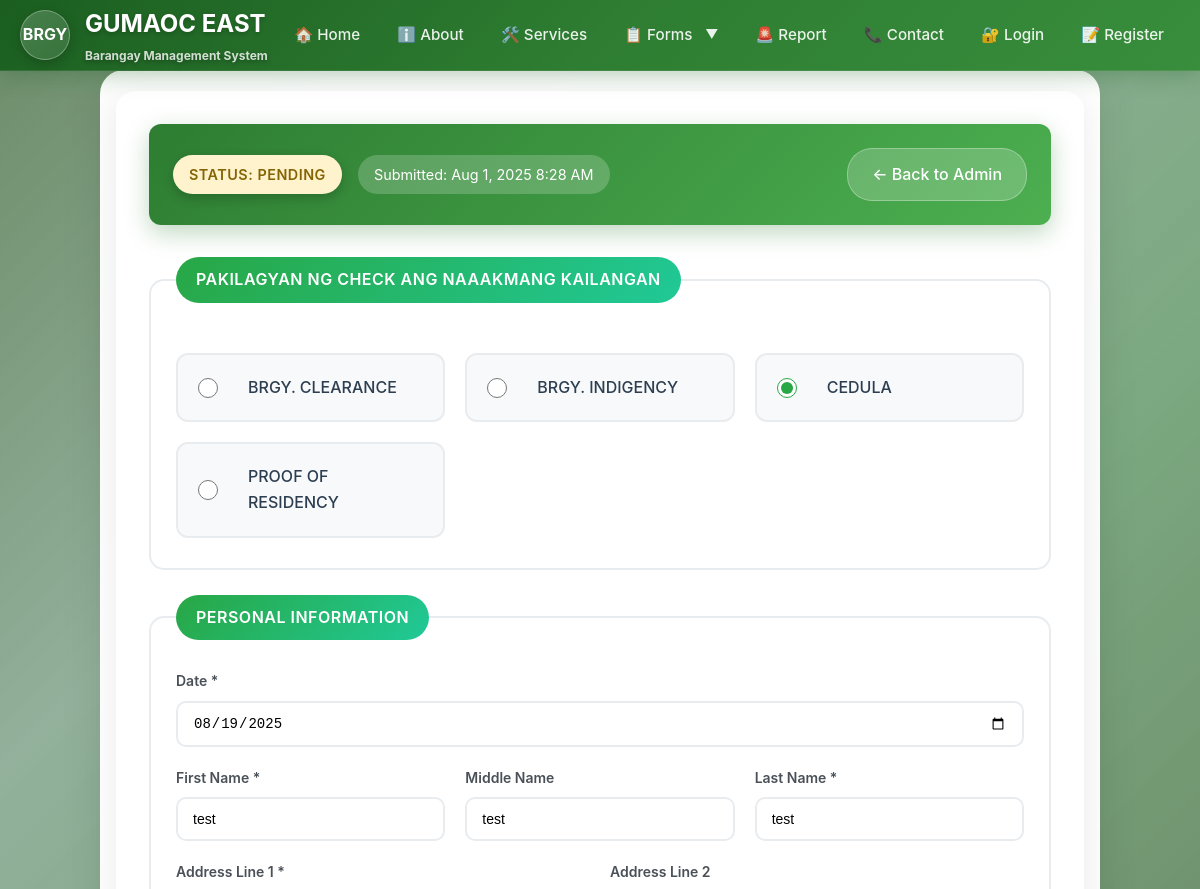
Before: /pages/certificate-request.php?admin_view=2 (upper part) with the older database file.
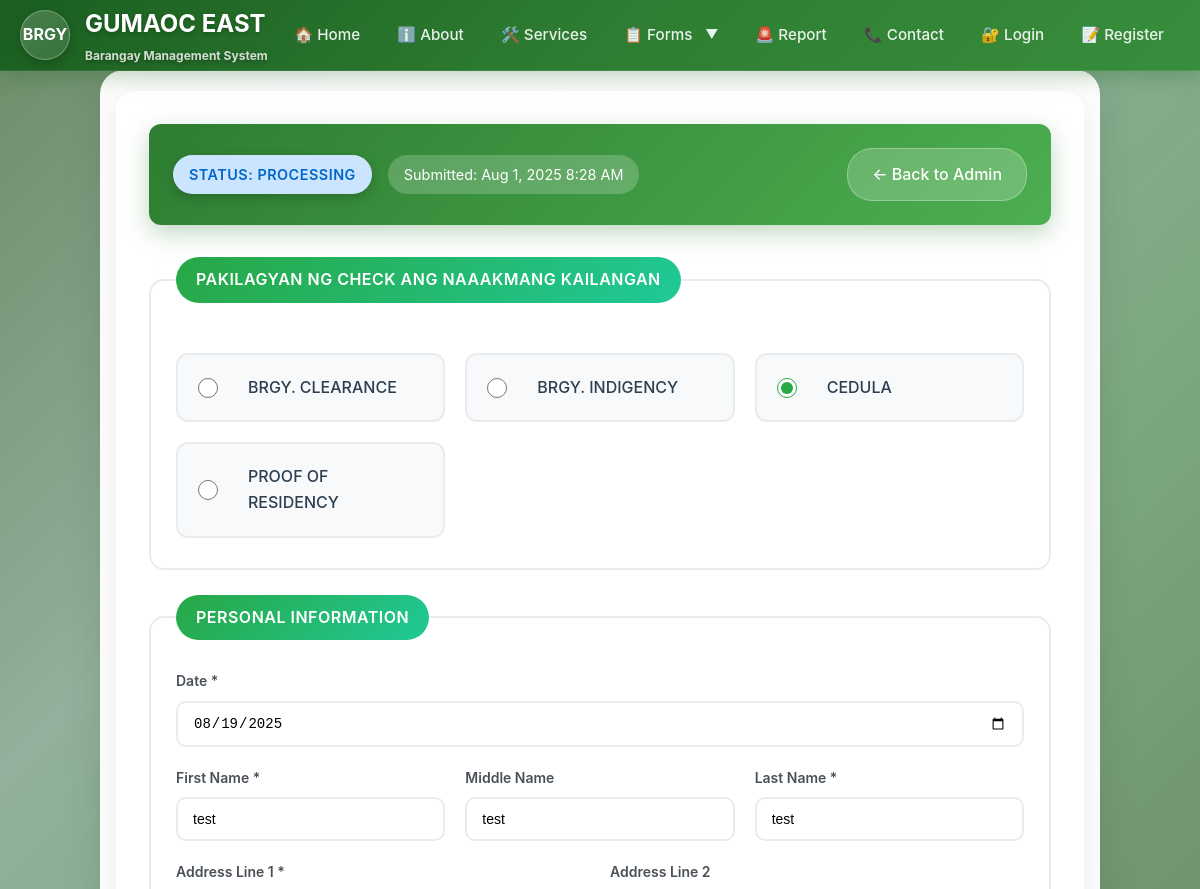
After: the same page with the newer database file.
### tables this page shows
CREATE TABLE `certificate_requests` (
  `id` int(11) NOT NULL,
  `full_name` varchar(255) NOT NULL,
  `address` varchar(500) NOT NULL,
  `mobile_number` varchar(20) DEFAULT NULL,
  `civil_status` varchar(50) DEFAULT NULL,
  `gender` varchar(20) DEFAULT NULL,
  `birth_date` date NOT NULL,
  `birth_place` varchar(255) NOT NULL,
  `citizenship` varchar(100) DEFAULT NULL,
  `years_of_residence` int(11) DEFAULT NULL,
  `certificate_type` varchar(100) NOT NULL,
  `purpose` text NOT NULL,
  `submitted_at` timestamp NOT NULL DEFAULT current_timestamp(),
  `status` enum('pending','processing','ready','released') DEFAULT 'pending'
);

### pages/certificate-request.php (the view, shortened to what this page needs)
<?php
$admin_view = isset($_GET['admin_view']) ? (int)$_GET['admin_view'] : null;
$readonly = isset($_GET['readonly']) && $_GET['readonly'] === '1';
$request_data = null;
if ($admin_view) {
    include '../includes/db_connect.php';
    $stmt = $pdo->prepare("SELECT * FROM certificate_requests WHERE id = ?");
    $stmt->execute([$admin_view]);
    $request_data = $stmt->fetch();
}
include '../includes/header.php';
?>
<div class="container">
  <div class="section">
    <?php if ($admin_view && $request_data): ?>
      <div class="admin-view-banner">
        <div class="status-info">
          <span class="status-badge status-<?php echo $request_data['status']; ?>">
            Status: <?php echo ucfirst($request_data['status']); ?>
          </span>
          <span class="submission-info">
            Submitted: <?php echo date('M j, Y g:i A', strtotime($request_data['submitted_at'])); ?>
          </span>
        </div>
        <?php if (!$readonly): ?>
          <a href="../admin/view-certificate-requests.php" class="back-btn">← Back to Admin</a>
        <?php endif; ?>
      </div>
    <?php endif; ?>
    <form id="certificateForm" class="certificate-form" method="POST" action="process_certificate_request.php" <?php echo $readonly ? 'style="pointer-events: none;"' : ''; ?>>
      <fieldset>
        <legend>PAKILAGYAN NG CHECK ANG NAAAKMANG KAILANGAN</legend>
        <div class="certificate-types">
          <label class="certificate-option">
            <input type="radio" name="certificateType" value="BRGY. CLEARANCE" <?php echo ($request_data && $request_data['certificate_type'] === 'BRGY. CLEARANCE') ? 'checked' : ''; ?> <?php echo $readonly ? 'disabled' : ''; ?>>
            BRGY. CLEARANCE
          </label>
          <label class="certificate-option">
            <input type="radio" name="certificateType" value="BRGY. INDIGENCY" <?php echo ($request_data && $request_data['certificate_type'] === 'BRGY. INDIGENCY') ? 'checked' : ''; ?> <?php echo $readonly ? 'disabled' : ''; ?>>
            BRGY. INDIGENCY
          </label>
          <label class="certificate-option">
            <input type="radio" name="certificateType" value="CEDULA" <?php echo ($request_data && $request_data['certificate_type'] === 'CEDULA') ? 'checked' : ''; ?> <?php echo $readonly ? 'disabled' : ''; ?>>
            CEDULA
          </label>
          <label class="certificate-option">
            <input type="radio" name="certificateType" value="PROOF OF RESIDENCY" <?php echo ($request_data && $request_data['certificate_type'] === 'PROOF OF RESIDENCY') ? 'checked' : ''; ?> <?php echo $readonly ? 'disabled' : ''; ?>>
            PROOF OF RESIDENCY
          </label>
        </div>
      </fieldset>
      <fieldset>
        <legend>Personal Information</legend>
        <div class="form-group">
          <label for="requestDate">Date *</label>
          <input type="date" id="requestDate" name="requestDate" required>
        </div>
        <div class="form-grid">
          <div class="form-group">
            <label for="firstName">First Name *</label>
            <input type="text" id="firstName" name="firstName" required placeholder="Enter first name"
                   value="<?php echo $request_data ? htmlspecialchars(explode(' ', $request_data['full_name'])[0] ?? '') : ''; ?>"
                   <?php echo $readonly ? 'readonly' : ''; ?>>
          </div>
          <div class="form-group">
            <label for="middleName">Middle Name</label>
            <input type="text" id="middleName" name="middleName" placeholder="Enter middle name"
                   value="<?php echo $request_data ? htmlspecialchars(implode(' ', array_slice(explode(' ', $request_data['full_name']), 1, -1))) : ''; ?>"
                   <?php echo $readonly ? 'readonly' : ''; ?>>
          </div>
          <div class="form-group">
            <label for="lastName">Last Name *</label>
            <?php
            $lastName = '';
            if ($request_data && !empty($request_data['full_name'])) {
                $nameParts = explode(' ', $request_data['full_name']);
                $lastName = end($nameParts);
            }
            ?>
            <input type="text" id="lastName" name="lastName" required placeholder="Enter last name"
                   value="<?php echo htmlspecialchars($lastName); ?>"
                   <?php echo $readonly ? 'readonly' : ''; ?>>
          </div>
        </div>
        <div class="form-grid-two">
          <div class="form-group">
            <label for="address1">Address Line 1 *</label>
          </div>
          <div class="form-group">
            <label for="address2">Address Line 2</label>
          </div>
        </div>
      </fieldset>
    </form>
  </div>
</div>
<?php include '../includes/footer.php'; ?>

Changed rows visible on the page:
changed certificate_requests "☐ BRGY. CLEARANCE": status "PENDING" → "PROCESSING"
